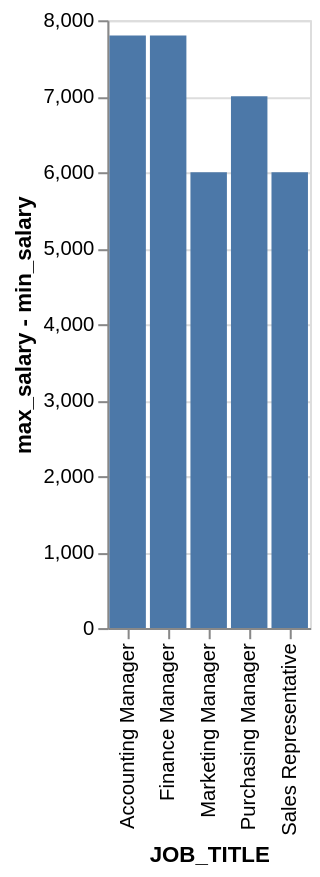

Vega-Lite specification for this chart:
### Vega-Lite specification from a JSON file in a GitHub repository (floating-point values rounded to 4 significant figures)
{"data": {"values": [{"x_data": "Accounting Manager", "y_data": 7800}, {"x_data": "Finance Manager", "y_data": 7800}, {"x_data": "Marketing Manager", "y_data": 6000}, {"x_data": "Purchasing Manager", "y_data": 7000}, {"x_data": "Sales Representative", "y_data": 6000}]}, "mark": "bar", "encoding": {"x": {"field": "x_data", "type": "nominal", "title": "JOB_TITLE", "sort": "ascending"}, "y": {"field": "y_data", "type": "quantitative", "title": "max_salary - min_salary"}}}
